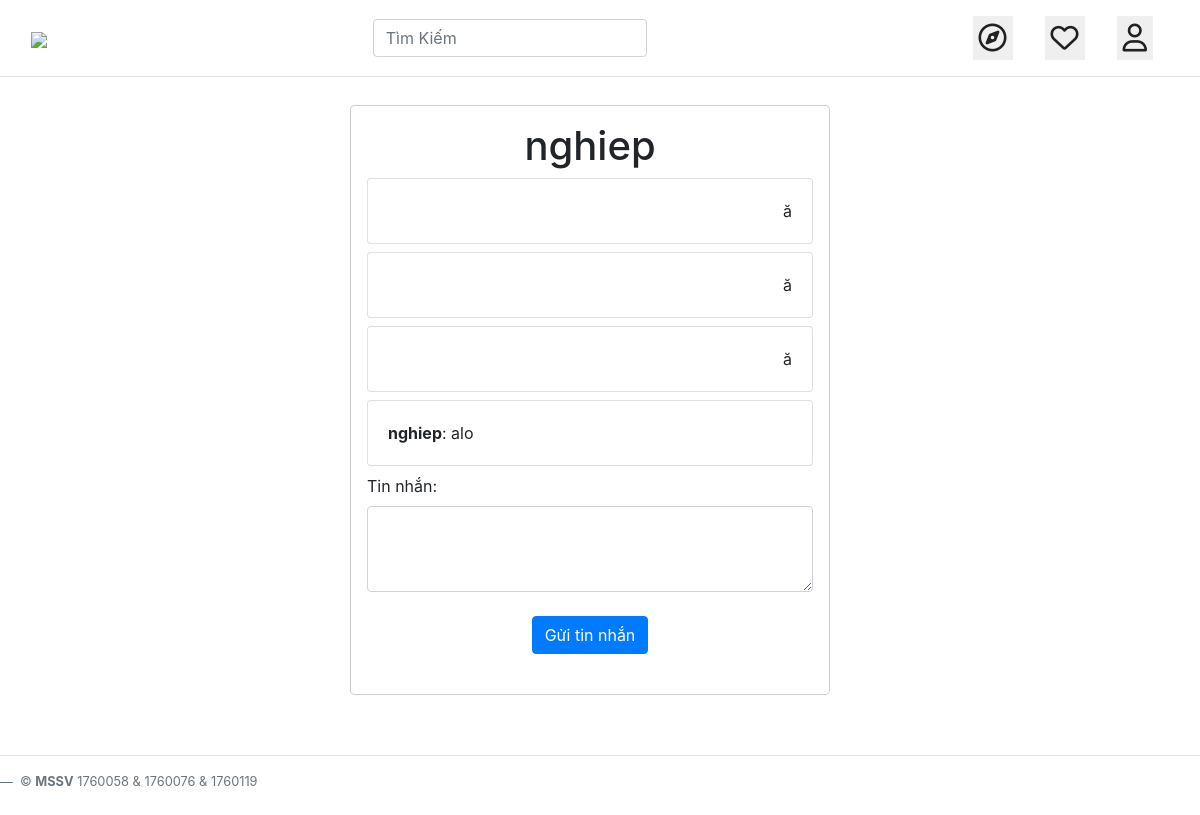
Page /conversation.php?id=49 (signed in) on the earlier database version.
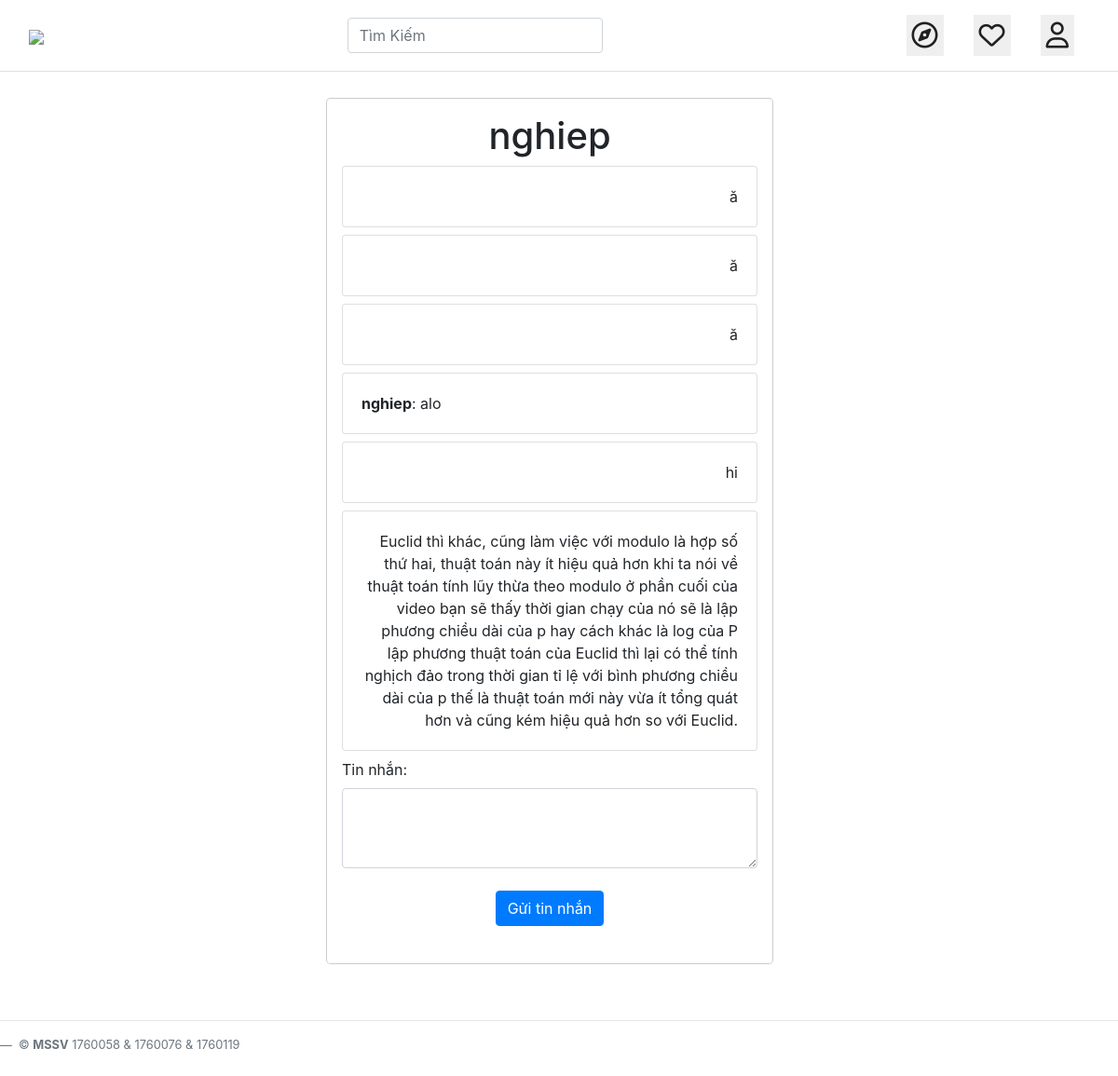
Same page on the later database version.
### tables this page shows
CREATE TABLE `messages` (
  `id` int(11) NOT NULL,
  `content` text NOT NULL,
  `userId1` int(11) NOT NULL,
  `userId2` int(11) NOT NULL,
  `type` int(11) NOT NULL,
  `createdAt` timestamp NOT NULL DEFAULT current_timestamp() ON UPDATE current_timestamp()
);

CREATE TABLE `users` (
  `id` int(11) NOT NULL,
  `fullname` varchar(255) NOT NULL,
  `phone` varchar(20) NOT NULL,
  `email` varchar(255) NOT NULL,
  `password` varchar(60) NOT NULL,
  `hasAvatar` int(11) DEFAULT 0,
  `status` int(11) DEFAULT 1,
  `code` varchar(16) NOT NULL,
  `code2` varchar(16) NOT NULL
);

### message.php (called while the page is built, shortened)
<?php
require_once 'init.php';
$conversations = getLatestConversations($currentUser['id']);
?>

### functions.php (called while the page is built, shortened)
<?php
function findUserById($id) {
  global $db;
  $stmt = $db->prepare("SELECT * FROM users WHERE id = ?");
  $stmt->execute(array($id));
  $user = $stmt->fetch(PDO::FETCH_ASSOC);
  return $user;
}
function getLatestConversations($userId) {
  global $db;
  $stmt = $db->prepare("SELECT userId2 AS id, u.fullname, u.hasAvatar FROM messages AS m LEFT JOIN users AS u ON u.id = m.userId2 WHERE userId1 = ? GROUP BY userId2 ORDER BY createdAt DESC");
  $stmt->execute(array($userId));
  $result = $stmt->fetchAll(PDO::FETCH_ASSOC);
  for ($i = 0; $i < count($result); $i++) {
    $stmt = $db->prepare("SELECT * FROM messages WHERE userId1 = ? AND userId2 = ? ORDER BY createdAt DESC LIMIT 1");
    $stmt->execute(array($userId, $result[$i]['id']));
    $lastMessage = $stmt->fetch(PDO::FETCH_ASSOC);
    $result[$i]['lastMessage'] = $lastMessage;
  }
  return $result;
}
function getMessagesWithUserId($userId1, $userId2) {
  global $db;
  $stmt = $db->prepare("SELECT * FROM messages WHERE userId1 = ? AND userId2 = ? ORDER BY createdAt");
  $stmt->execute(array($userId1, $userId2));
  return $stmt->fetchAll(PDO::FETCH_ASSOC);
}
?>

### init.php (called while the page is built, shortened)
<?php
require_once('functions.php');
if (isset($_SESSION['userId'])) {
    $currentUser = findUserById($_SESSION['userId']);
  }

### conversation.php (the view, shortened to what this page needs)
<?php
require_once 'init.php';
$messages = getMessagesWithUserId($currentUser['id'], $_GET['id']);
$user = findUserById($_GET['id']);
?>
<?php include 'InHeader.php' ?>
<div class="modal-dialog" role="document">
<div class="modal-content" style="width: 40vw;">
<div class="modal-body">
<div style="text-align: center;">
<h1> <?php echo $user['fullname'] ?></h1>
</div>
<?php foreach ($messages as $message) : ?>
<div class="card" style="margin-bottom: 8px; left">
  <div class="card-body">
    <?php if ($message['type'] == 1) : ?>
    <p class="card-text">
      <strong><?php echo $user['fullname'] ?></strong>:
      <?php echo $message['content'] ?>
    </p>
    <?php else: ?>
    <p class="card-text text-right">
      <?php echo $message['content'] ?>
    </p>
    <?php endif; ?>
  </div>
</div>
<?php endforeach; ?>
<form method="POST">
  <div class="form-group">
    <label for="content">Tin nhắn:</label>
    <textarea class="form-control" id="content" name="content" rows="3"></textarea>
  </div>
  <div style="text-align: center; padding-bottom: 2vw; margin-top: 2vw">
  <button type="submit" class="btn btn-primary">Gửi tin nhắn</button>
  </div>
</form>
</div>
</div>
</div>
<?php include 'footer.php' ?>

Differences in the rows shown:
added messages: content "hi"
added messages: content "Euclid thì khác, cũng làm việc với modulo là hợp số thứ hai, thuật toán này ít hiệu quả hơn khi ta nói về thuật toán tính lũy thừa theo modulo ở phần cuối của video bạn sẽ thấy thời gian chạy của nó sẽ là lập phương chiều dài của p hay cách khác là log của P lập phương thuật toán của Euclid thì lại có thể tính nghịch đảo trong thời gian tỉ lệ với bình phương chiều dài của p thế là thuật toán mới này vừa ít tổng quát hơn và cũng kém hiệu quả hơn so với Euclid."
